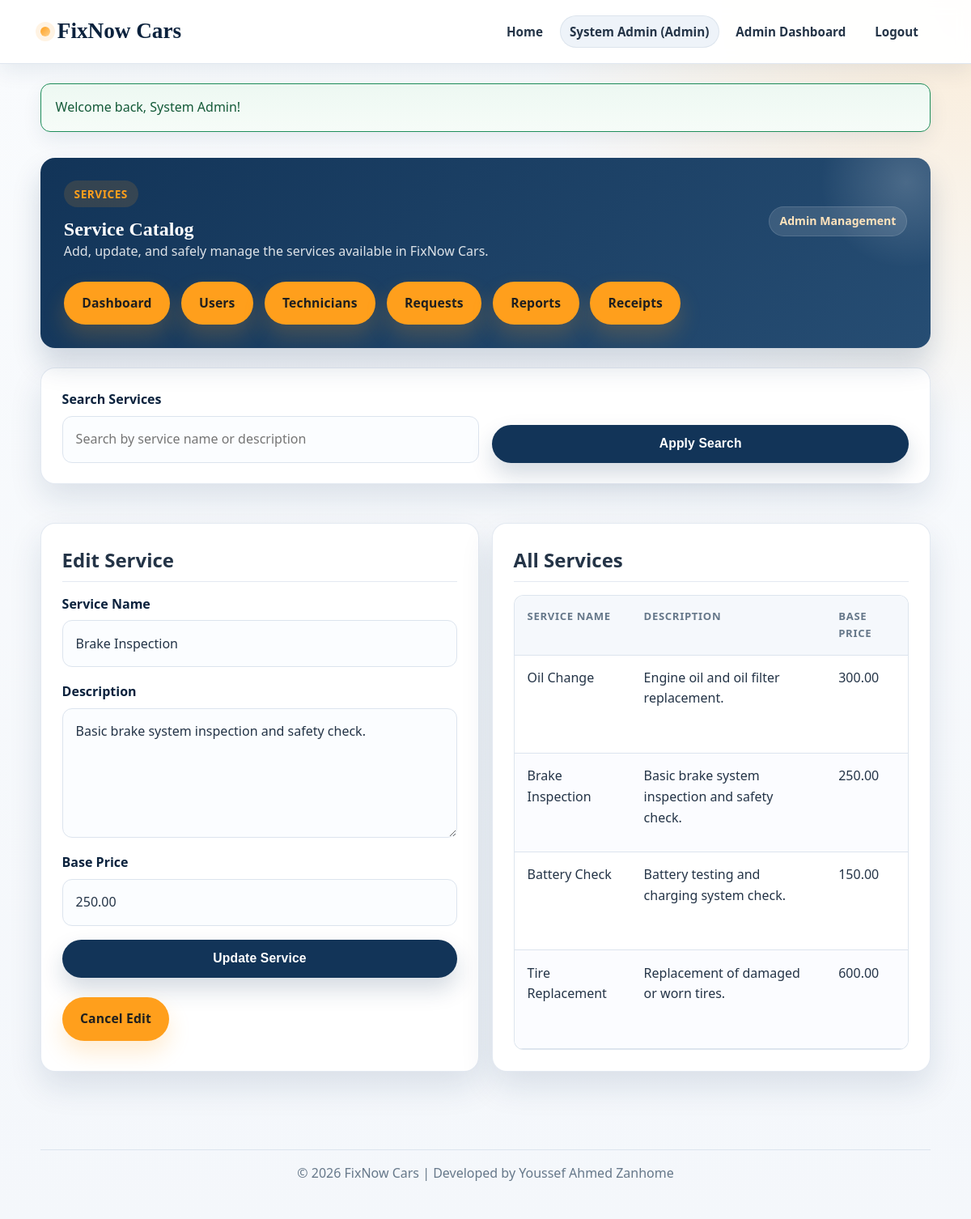
Page /admin/services.php?edit=2 (signed in) on the committed database.
### tables this page shows
CREATE TABLE services (
    id INT AUTO_INCREMENT PRIMARY KEY,
    service_name VARCHAR(100) NOT NULL UNIQUE,
    description TEXT DEFAULT NULL,
    base_price DECIMAL(10,2) NOT NULL DEFAULT 0.00,
    created_at TIMESTAMP DEFAULT CURRENT_TIMESTAMP
);

### admin/services.php (the view, shortened to what this page needs)
<?php
require_once __DIR__ . '/../includes/functions.php';
require_once __DIR__ . '/../config/db.php';
$pageError = '';
$services = [];
$editServiceId = isset($_GET['edit']) ? (int) $_GET['edit'] : 0;
$searchTerm = normalize_search_term($_GET['q'] ?? '', 100);
$serviceName = '';
$description = '';
$basePrice = '';
if ($db === null) {
    $pageError = $dbConnectionError ?? 'Database connection is not available.';
} else {
    if ($editServiceId > 0 && !is_post_request()) {
        $editStatement = $db->prepare('SELECT service_name, description, base_price FROM services WHERE id = ? LIMIT 1');
        if ($editStatement === false) {
            $pageError = 'Unable to load the selected service.';
        } else {
            $editStatement->bind_param('i', $editServiceId);
            $editStatement->execute();
            $editStatement->store_result();
            $editStatement->bind_result($savedServiceName, $savedDescription, $savedBasePrice);
            $serviceName = $savedServiceName;
            $description = $savedDescription ?? '';
            $basePrice = (string) $savedBasePrice;
        }
    }
    if ($pageError === '') {
        if ($searchTerm === '') {
            $servicesStatement = $db->prepare(
                'SELECT id, service_name, description, base_price, created_at
                 FROM services
                 ORDER BY created_at DESC'
            );
            if ($servicesStatement === false) {
                $pageError = 'Unable to load services.';
            } else {
                $servicesStatement->execute();
            }
        }
        if ($pageError === '') {
            $servicesStatement->bind_result($id, $loadedServiceName, $loadedDescription, $loadedBasePrice, $createdAt);
            while ($servicesStatement->fetch()) {
                $services[] = [
                    'id' => $id,
                    'service_name' => $loadedServiceName,
                    'description' => $loadedDescription,
                    'base_price' => $loadedBasePrice,
                    'created_at' => $createdAt,
                ];
            }
        }
    }
}
$formTitle = $editServiceId > 0 ? 'Edit Service' : 'Add Service';
$submitLabel = $editServiceId > 0 ? 'Update Service' : 'Add Service';
?>
<?php include __DIR__ . '/../includes/header.php'; ?>
<?php include __DIR__ . '/../includes/navbar.php'; ?>
<main class="container">
    <section class="page-banner">
        <div class="dashboard-header">
            <div>
                <span class="section-tag">Services</span>
                <h1>Service Catalog</h1>
                <p>Add, update, and safely manage the services available in FixNow Cars.</p>
            </div>
            <span class="status-pill">Admin Management</span>
        </div>
        <div class="dashboard-actions">
            <a class="btn btn-secondary" href="index.php">Dashboard</a>
            <a class="btn btn-secondary" href="users.php">Users</a>
            <a class="btn btn-secondary" href="technicians.php">Technicians</a>
            <a class="btn btn-secondary" href="requests.php">Requests</a>
            <a class="btn btn-secondary" href="reports.php">Reports</a>
            <a class="btn btn-secondary" href="receipts.php">Receipts</a>
        </div>
    </section>
    <?php if ($pageError !== ''): ?>
        <div class="flash-message flash-error">
            <p><?php echo escape($pageError); ?></p>
        </div>
    <?php else: ?>
        <section class="content-card">
            <form class="auth-form" action="services.php" method="get">
                <div class="form-grid">
                    <div class="form-group">
                        <label for="q">Search Services</label>
                        <input type="text" id="q" name="q" value="<?php echo escape($searchTerm); ?>" placeholder="Search by service name or description">
                    </div>
                    <div class="form-group">
                        <label>&nbsp;</label>
                        <button class="btn" type="submit">Apply Search</button>
                    </div>
                </div>
            </form>
        </section>
        <section class="detail-grid">
            <article class="content-card">
                <h2><?php echo escape($formTitle); ?></h2>
                <form class="auth-form" action="services.php<?php echo $editServiceId > 0 ? '?edit=' . (int) $editServiceId . ($searchTerm !== '' ? '&q=' . urlencode($searchTerm) : '') : ($searchTerm !== '' ? '?q=' . urlencode($searchTerm) : ''); ?>" method="post">
                    <div class="form-group">
                        <label for="service_name">Service Name</label>
                        <input type="text" id="service_name" name="service_name" value="<?php echo escape($serviceName); ?>" required>
                    </div>
                    <div class="form-group">
                        <label for="description">Description</label>
                        <textarea id="description" name="description" rows="5" required><?php echo escape($description); ?></textarea>
                    </div>
                    <div class="form-group">
                        <label for="base_price">Base Price</label>
                        <input type="number" step="0.01" min="0" id="base_price" name="base_price" value="<?php echo escape($basePrice); ?>" required>
                    </div>
                    <button class="btn full-width" type="submit"><?php echo escape($submitLabel); ?></button>
                </form>
                <?php if ($editServiceId > 0): ?>
                    <div class="dashboard-actions">
                        <a class="btn btn-secondary" href="services.php<?php echo $searchTerm !== '' ? '?q=' . urlencode($searchTerm) : ''; ?>">Cancel Edit</a>
                    </div>
                <?php endif; ?>
            </article>
            <article class="content-card">
                <h2>All Services</h2>
                <?php if (empty($services)): ?>
                    <div class="empty-state">
                        <p><?php echo escape($searchTerm !== '' ? 'No services match the current search.' : 'No services exist yet. Add the first one using the form.'); ?></p>
                    </div>
                <?php else: ?>
                    <div class="table-wrapper">
                        <table class="data-table">
                            <thead>
                                <tr>
                                    <th>Service Name</th>
                                    <th>Description</th>
                                    <th>Base Price</th>
                                    <th>Created At</th>
                                </tr>
                            </thead>
                            <tbody>
                                <?php foreach ($services as $service): ?>
                                    <tr>
                                        <td><?php echo escape($service['service_name']); ?></td>
                                        <td><?php echo escape($service['description'] !== null ? $service['description'] : 'No description'); ?></td>
                                        <td><?php echo escape(number_format((float) $service['base_price'], 2)); ?></td>
                                        <td><?php echo escape(date('Y-m-d', strtotime($service['created_at']))); ?></td>
                                    </tr>
                                <?php endforeach; ?>
                            </tbody>
                        </table>
                    </div>
                <?php endif; ?>
            </article>
        </section>
    <?php endif; ?>
</main>
<?php include __DIR__ . '/../includes/footer.php'; ?>

### rows in the picture
services: service_name "Brake Inspection", description "Basic brake system inspection and safety check.", base_price "250.00"
services: service_name "Oil Change", description "Engine oil and oil filter replacement.", base_price "300.00"
services: service_name "Battery Check", description "Battery testing and charging system check.", base_price "150.00"
services: service_name "Tire Replacement", description "Replacement of damaged or worn tires.", base_price "600.00"

### other values in the picture
current_user_name() "System Admin"
format_label(current_user_role()) "Admin"
$dashboardLabel "Admin Dashboard"
$message "Welcome back, System Admin!"
$formTitle "Edit Service"
$submitLabel "Update Service"
